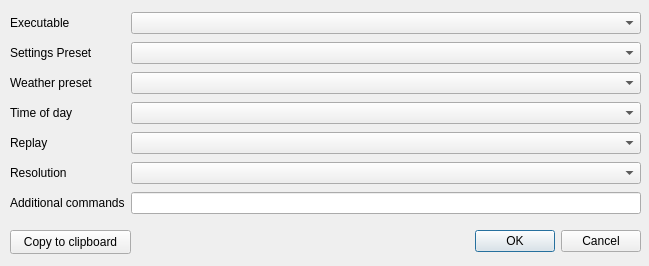
<?xml version="1.0" encoding="UTF-8"?>
<ui version="4.0">
 <class>test_runner_dialog</class>
 <widget class="QDialog" name="test_runner_dialog">
  <property name="geometry">
   <rect>
    <x>0</x>
    <y>0</y>
    <width>649</width>
    <height>266</height>
   </rect>
  </property>
  <property name="windowTitle">
   <string>Dialog</string>
  </property>
  <widget class="QDialogButtonBox" name="buttonBox">
   <property name="geometry">
    <rect>
     <x>300</x>
     <y>221</y>
     <width>341</width>
     <height>41</height>
    </rect>
   </property>
   <property name="orientation">
    <enum>Qt::Orientation::Horizontal</enum>
   </property>
   <property name="standardButtons">
    <set>QDialogButtonBox::StandardButton::Cancel|QDialogButtonBox::StandardButton::Ok</set>
   </property>
  </widget>
  <widget class="QWidget" name="gridLayoutWidget">
   <property name="geometry">
    <rect>
     <x>10</x>
     <y>10</y>
     <width>631</width>
     <height>211</height>
    </rect>
   </property>
   <layout class="QGridLayout" name="gridLayout">
    <item row="4" column="1">
     <widget class="QComboBox" name="m_replay_file"/>
    </item>
    <item row="0" column="1">
     <widget class="QComboBox" name="m_executable"/>
    </item>
    <item row="5" column="0">
     <widget class="QLabel" name="label_6">
      <property name="text">
       <string>Resolution</string>
      </property>
     </widget>
    </item>
    <item row="1" column="1">
     <widget class="QComboBox" name="m_settings_preset"/>
    </item>
    <item row="2" column="0">
     <widget class="QLabel" name="label_3">
      <property name="text">
       <string>Weather preset</string>
      </property>
     </widget>
    </item>
    <item row="0" column="0">
     <widget class="QLabel" name="label">
      <property name="text">
       <string>Executable</string>
      </property>
     </widget>
    </item>
    <item row="6" column="1">
     <widget class="QLineEdit" name="m_additional_commands"/>
    </item>
    <item row="5" column="1">
     <widget class="QComboBox" name="m_resolution_preset"/>
    </item>
    <item row="4" column="0">
     <widget class="QLabel" name="label_4">
      <property name="text">
       <string>Replay</string>
      </property>
     </widget>
    </item>
    <item row="6" column="0">
     <widget class="QLabel" name="label_5">
      <property name="text">
       <string>Additional commands</string>
      </property>
     </widget>
    </item>
    <item row="2" column="1">
     <widget class="QComboBox" name="m_weather_preset"/>
    </item>
    <item row="1" column="0">
     <widget class="QLabel" name="label_2">
      <property name="text">
       <string>Settings Preset</string>
      </property>
     </widget>
    </item>
    <item row="3" column="0">
     <widget class="QLabel" name="label_7">
      <property name="text">
       <string>Time of day</string>
      </property>
     </widget>
    </item>
    <item row="3" column="1">
     <widget class="QComboBox" name="m_tod_box"/>
    </item>
   </layout>
  </widget>
  <widget class="QPushButton" name="m_copy_to_clipboard">
   <property name="geometry">
    <rect>
     <x>10</x>
     <y>230</y>
     <width>121</width>
     <height>24</height>
    </rect>
   </property>
   <property name="text">
    <string>Copy to clipboard</string>
   </property>
  </widget>
 </widget>
 <resources/>
 <connections>
  <connection>
   <sender>buttonBox</sender>
   <signal>accepted()</signal>
   <receiver>test_runner_dialog</receiver>
   <slot>accept()</slot>
   <hints>
    <hint type="sourcelabel">
     <x>248</x>
     <y>254</y>
    </hint>
    <hint type="destinationlabel">
     <x>157</x>
     <y>274</y>
    </hint>
   </hints>
  </connection>
  <connection>
   <sender>buttonBox</sender>
   <signal>rejected()</signal>
   <receiver>test_runner_dialog</receiver>
   <slot>reject()</slot>
   <hints>
    <hint type="sourcelabel">
     <x>316</x>
     <y>260</y>
    </hint>
    <hint type="destinationlabel">
     <x>286</x>
     <y>274</y>
    </hint>
   </hints>
  </connection>
 </connections>
</ui>
